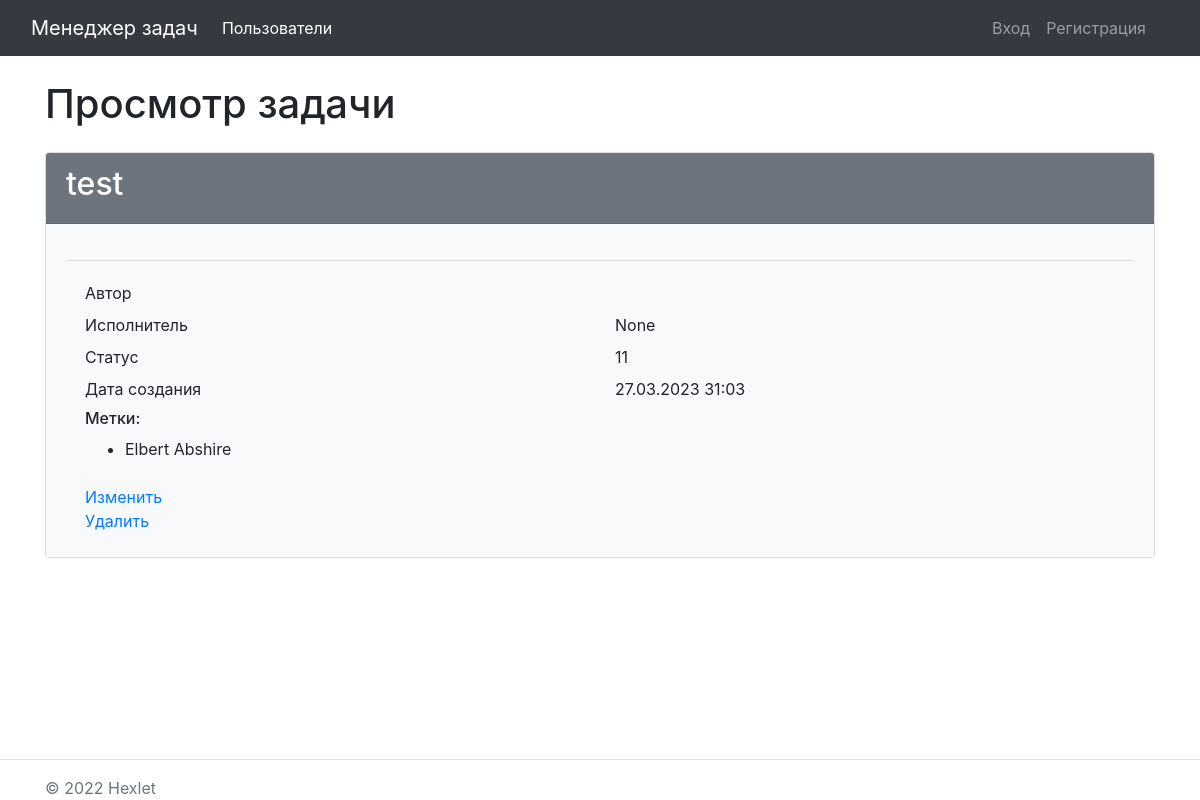
The page /tasks/1/detail/ on the database as committed earlier.
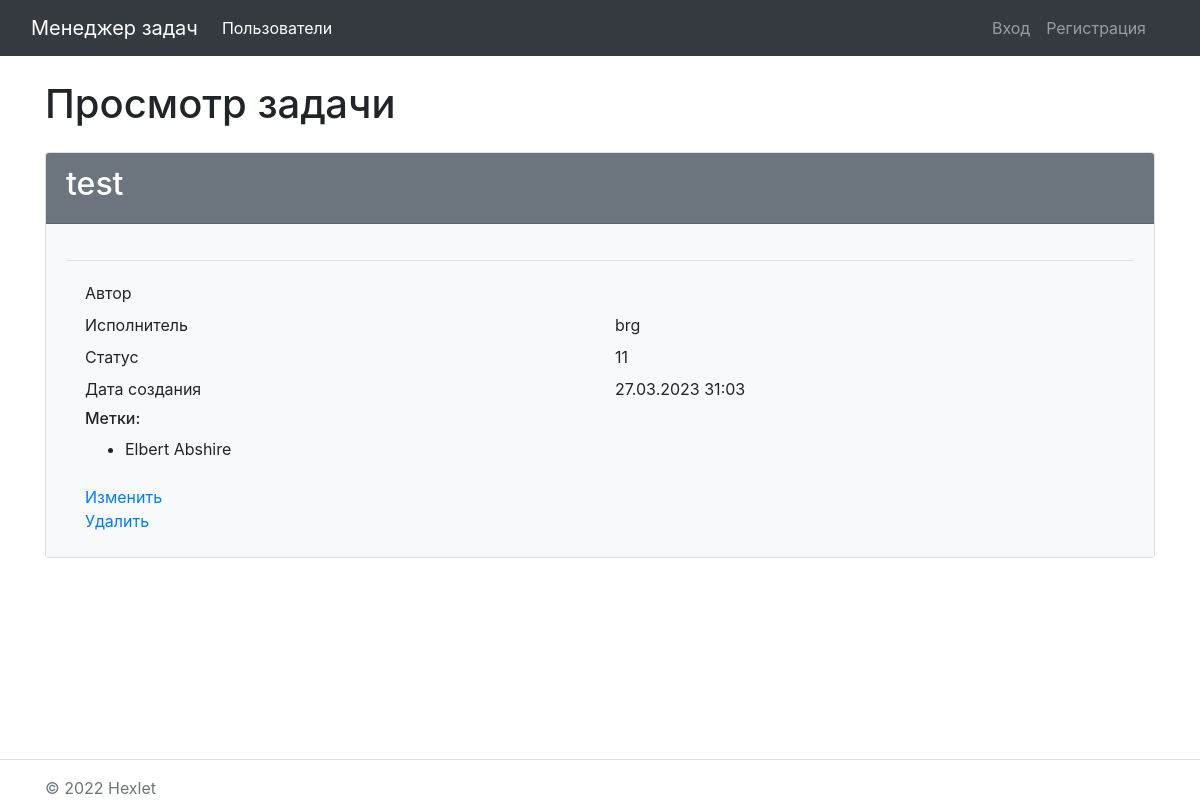
The same page on the database as committed later.
### task_manager/tasks/models.py (models this page shows, shortened)
class Task(models.Model):
    name = models.CharField(max_length=200, unique=True, verbose_name='Имя')
    description = models.TextField(blank=True, null=True, verbose_name="Описание")
    status = models.ForeignKey(Status, on_delete=models.RESTRICT, verbose_name="Статус")
    author = models.ForeignKey(User, on_delete=models.CASCADE, related_name='author')
    executor = models.ForeignKey(
        User,
        on_delete=models.CASCADE,
        related_name='executors',
        blank=True,
        null=True,
        verbose_name="Исполнитель"
        )
    labels = models.ManyToManyField(Label, related_name='labels', verbose_name="Метка", blank=True)
    creatad_at = models.DateTimeField(auto_now=True)
    class Meta:
        verbose_name = _('Задача')
        verbose_name_plural = _('Задачи')

### task_manager/tasks/views.py (the view)
# urls.py: path('<int:pk>/detail/', TaskDetailView.as_view(), name='task_detail'),
class TaskDetailView(DetailView):
    model = Task
    template_name = "tasks/task_detail.html"

### task_manager/tasks/templates/tasks/task_detail.html (shortened to what this page needs)
{% extends 'base.html' %}
{% load i18n %}
{% block content %}
    <h1 class="my-4">
       {% translate 'Просмотр задачи' %}
    </h1>
    <div class="card">
        <div class="card-header bg-secondary text-white">
            <h2>{{ object.name }}</h2>
        </div>
        <div class="card-body bg-light">
            <hr>
            <div class="container">
                <div class="row p-1">
                    <div class="col">Автор</div>
                    <div class="col">
                    </div>
                </div>
                <div class="row p-1">
                    <div class="col">{% translate 'Исполнитель' %}</div>
                    <div class="col">{{ object.executor }}</div>
                </div>
                <div class="row p-1">
                    <div class="col">{% translate 'Статус' %}</div>
                    <div class="col">11</div>
                </div>
                <div class="row p-1">
                    <div class="col">{% translate 'Дата создания' %}</div>
                    <div class="col">{{ object.creatad_at|date:"d.m.Y t:m" }}</div>
                </div>
                <div class="row p-1">
                    <div class="col">
                        <h6>{% translate 'Метки' %}:</h6>
                        <ul>
                            {% if object.labels %}
                                {% for label in object.labels.all  %}
                                    <li>{{ label.name }}</li>
                                {% endfor %}
                            {% endif %}
                        </ul>
                    </div>
                </div>
                <div class="row p-1">
                    <div class="col">
                        <a href="{% url 'task_update' object.id %}">{% translate 'Изменить' %}</a>
                        <br>
                        <a href="{% url 'task_delete' object.id %}">{% translate 'Удалить' %}</a>
                    </div>
                </div>
            </div>
        </div>
    </div>
{% endblock content %}

Rows that differ between the two databases and show on the page:
changed Task "test": executor "None" → "brg"
